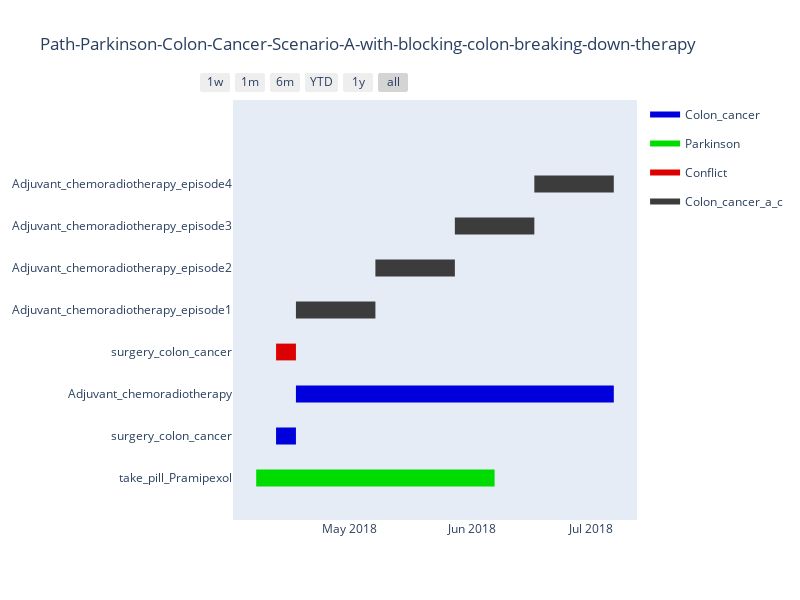

Write notebook code for a chart like this one.
### Markdown cell above
#### Visualize the output

### Code cell
conflict_action_a = pd.read_csv('../path/detected-conflict-t3-a.csv', sep=',', encoding = 'utf-8')
df_path_a = pd.read_csv('../path/aggreagatedPath-plot-t3-a.csv', sep=',', encoding = 'utf-8')
adjuvant_chemoradiotherapy_a = pd.read_csv('../path/path_adjuvant_chemoradiotherapy.csv', sep=',', encoding = 'utf-8')

df_a = [dict(Task=df_path_a.action_name[0], Start=df_path_a.start_time[0], Finish=df_path_a.end_time[0], Resource=df_path_a.map_name[0])]
i=1
while i < len(df_path_a):
    df_a.append( dict(Task=df_path_a.action_name[i], Start=df_path_a.start_time[i], Finish=df_path_a.end_time[i], Resource=df_path_a.map_name[i]) )
    i+=1
df_a.append( dict(Task=conflict_action_a.action_name[0], Start=conflict_action_a.start_time[0], Finish=conflict_action_a.end_time[0], Resource=conflict_action_a.map_name[0]) )

j=0
while j < len(adjuvant_chemoradiotherapy_a):
    df_a.append( dict(Task=adjuvant_chemoradiotherapy_a.action_name[j], Start=adjuvant_chemoradiotherapy_a.start_time[j], Finish=adjuvant_chemoradiotherapy_a.end_time[j], Resource=adjuvant_chemoradiotherapy_a.map_name[j]) )
    j+=1



colors = dict(Conflict = 'rgb(220, 0, 0)',
              Colon_cancer_a_c = 'rgb(60, 60, 60)',
              Colon_cancer = 'rgb(0, 0, 220)',
              Parkinson = 'rgb(0, 220, 0)')
fig_a_details = ff.create_gantt(df_a, colors=colors, index_col='Resource', show_colorbar=True,  title='Path-Parkinson-Colon-Cancer-Scenario-A-with-blocking-colon-breaking-down-therapy')
fig_a_details['layout'].update(autosize=False, width=800, height=600, margin=dict(l=200))
iplot(fig_a_details, show_link=False)

### Figure 1 — Plotly figure (JSON) as saved in the notebook; plotly's stock layout.template omitted (floating-point values rounded to 4 significant figures)
{"data": [{"fill": "toself", "fillcolor": "rgb(0, 0, 220)", "hoverinfo": "name", "legendgroup": "rgb(0, 0, 220)", "mode": "none", "name": "Colon_cancer", "type": "scatter", "x": ["2018-04-12T14:50:33Z", "2018-04-17T14:50:33.0Z", "2018-04-17T14:50:33.0Z", "2018-04-12T14:50:33Z", "2018-04-12T14:50:33Z", "2018-04-17T14:50:33.0Z", "2018-07-06T14:50:33.0Z", "2018-07-06T14:50:33.0Z", "2018-04-17T14:50:33.0Z"], "y": [0.8, 0.8, 1.2, 1.2, null, 1.8, 1.8, 2.2, 2.2]}, {"fill": "toself", "fillcolor": "rgb(0, 220, 0)", "hoverinfo": "name", "legendgroup": "rgb(0, 220, 0)", "mode": "none", "name": "Parkinson", "type": "scatter", "x": ["2018-04-07T14:52:21.0Z", "2018-06-06T14:52:21.0Z", "2018-06-06T14:52:21.0Z", "2018-04-07T14:52:21.0Z"], "y": [-0.2, -0.2, 0.2, 0.2]}, {"fill": "toself", "fillcolor": "rgb(220, 0, 0)", "hoverinfo": "name", "legendgroup": "rgb(220, 0, 0)", "mode": "none", "name": "Conflict", "type": "scatter", "x": ["2018-04-12T14:50:33Z", "2018-04-17T14:50:33.0Z", "2018-04-17T14:50:33.0Z", "2018-04-12T14:50:33Z"], "y": [2.8, 2.8, 3.2, 3.2]}, {"fill": "toself", "fillcolor": "rgb(60, 60, 60)", "hoverinfo": "name", "legendgroup": "rgb(60, 60, 60)", "mode": "none", "name": "Colon_cancer_a_c", "type": "scatter", "x": ["2018-04-17T14:50:33Z", "2018-05-07T14:50:33.0Z", "2018-05-07T14:50:33.0Z", "2018-04-17T14:50:33Z", "2018-04-17T14:50:33Z", "2018-05-07T14:50:33.0Z", "2018-05-27T14:50:33.0Z", "2018-05-27T14:50:33.0Z", "2018-05-07T14:50:33.0Z", "2018-05-07T14:50:33.0Z", "2018-05-27T14:50:33.0Z", "2018-06-16T14:50:33.0Z", "2018-06-16T14:50:33.0Z", "2018-05-27T14:50:33.0Z", "2018-05-27T14:50:33.0Z", "2018-06-16T14:50:33.0Z", "2018-07-06T14:50:33.0Z", "2018-07-06T14:50:33.0Z", "2018-06-16T14:50:33.0Z"], "y": [3.8, 3.8, 4.2, 4.2, null, 4.8, 4.8, 5.2, 5.2, null, 5.8, 5.8, 6.2, 6.2, null, 6.8, 6.8, 7.2, 7.2]}, {"legendgroup": "rgb(0, 0, 220)", "marker": {"color": "rgb(0, 0, 220)", "opacity": 0, "size": 1}, "mode": "markers", "name": "", "showlegend": false, "text": [null, null, null, null], "type": "scatter", "x": ["2018-04-12T14:50:33Z", "2018-04-17T14:50:33.0Z", "2018-04-17T14:50:33.0Z", "2018-07-06T14:50:33.0Z"], "y": [1, 1, 2, 2]}, {"legendgroup": "rgb(0, 220, 0)", "marker": {"color": "rgb(0, 220, 0)", "opacity": 0, "size": 1}, "mode": "markers", "name": "", "showlegend": false, "text": [null, null], "type": "scatter", "x": ["2018-04-07T14:52:21.0Z", "2018-06-06T14:52:21.0Z"], "y": [0, 0]}, {"legendgroup": "rgb(220, 0, 0)", "marker": {"color": "rgb(220, 0, 0)", "opacity": 0, "size": 1}, "mode": "markers", "name": "", "showlegend": false, "text": [null, null], "type": "scatter", "x": ["2018-04-12T14:50:33Z", "2018-04-17T14:50:33.0Z"], "y": [3, 3]}, {"legendgroup": "rgb(60, 60, 60)", "marker": {"color": "rgb(60, 60, 60)", "opacity": 0, "size": 1}, "mode": "markers", "name": "", "showlegend": false, "text": [null, null, null, null, null, null, null, null], "type": "scatter", "x": ["2018-04-17T14:50:33Z", "2018-05-07T14:50:33.0Z", "2018-05-07T14:50:33.0Z", "2018-05-27T14:50:33.0Z", "2018-05-27T14:50:33.0Z", "2018-06-16T14:50:33.0Z", "2018-06-16T14:50:33.0Z", "2018-07-06T14:50:33.0Z"], "y": [4, 4, 5, 5, 6, 6, 7, 7]}], "layout": {"autosize": false, "height": 600, "hovermode": "closest", "margin": {"l": 200}, "showlegend": true, "title": {"text": "Path-Parkinson-Colon-Cancer-Scenario-A-with-blocking-colon-breaking-down-therapy"}, "width": 800, "xaxis": {"rangeselector": {"buttons": [{"count": 7, "label": "1w", "step": "day", "stepmode": "backward"}, {"count": 1, "label": "1m", "step": "month", "stepmode": "backward"}, {"count": 6, "label": "6m", "step": "month", "stepmode": "backward"}, {"count": 1, "label": "YTD", "step": "year", "stepmode": "todate"}, {"count": 1, "label": "1y", "step": "year", "stepmode": "backward"}, {"step": "all"}]}, "showgrid": false, "type": "date", "zeroline": false}, "yaxis": {"autorange": false, "range": [-1, 9], "showgrid": false, "ticktext": ["take_pill_Pramipexol", "surgery_colon_cancer", "Adjuvant_chemoradiotherapy", "surgery_colon_cancer", "Adjuvant_chemoradiotherapy_episode1", "Adjuvant_chemoradiotherapy_episode2", "Adjuvant_chemoradiotherapy_episode3", "Adjuvant_chemoradiotherapy_episode4"], "tickvals": [0, 1, 2, 3, 4, 5, 6, 7], "zeroline": false}}}
